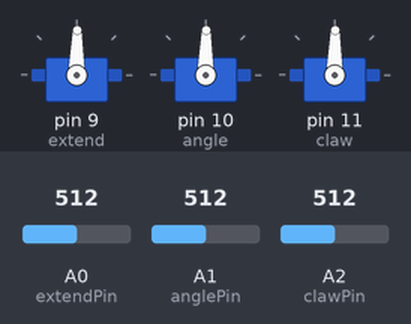
Bench run of a sketch on a simulated Arduino Uno, built with avr-gcc and run on an emulated ATmega328P. Parts: 3 × servo. The test bench sets the inputs (shaded band); at power-on: A0 (extendPin) = 512, A1 (anglePin) = 512, A2 (clawPin) = 512.

Above: at 1.2 s.
1.3 s: A0 (extendPin) set to 716
At 2.1 s:
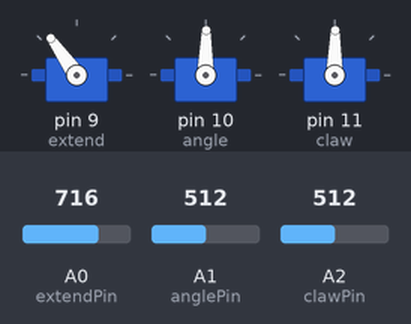
2.8 s: A1 (anglePin) set to 716
At 3.5 s:
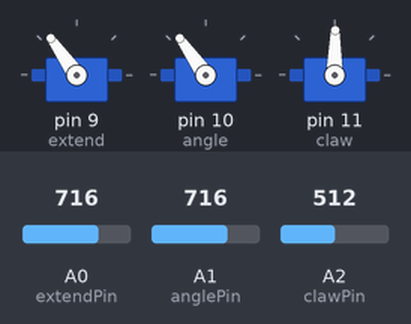
4.3 s: A2 (clawPin) set to 716
At 5.5 s:
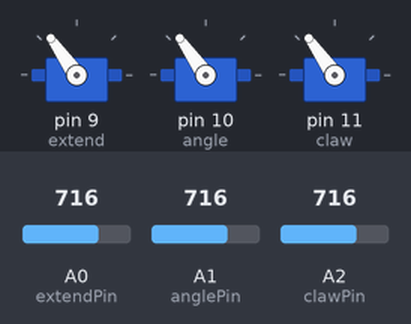
5.8 s: A0 (extendPin) set to 900
At 6.9 s:
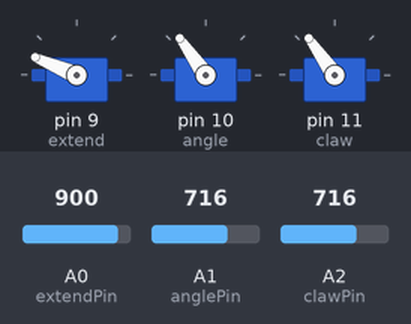
7.3 s: A1 (anglePin) set to 900
At 8.3 s:
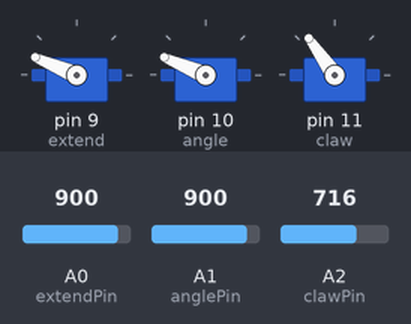
8.8 s: A2 (clawPin) set to 900
At 9.1 s:
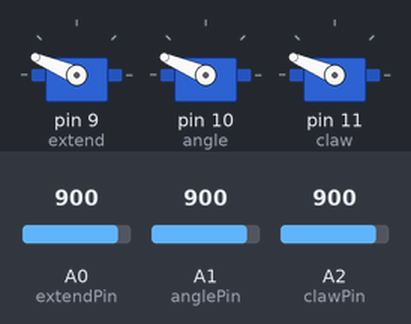
Timing chart, 0 to 11.3 s (numbered marks = the images above; inputs shaded):
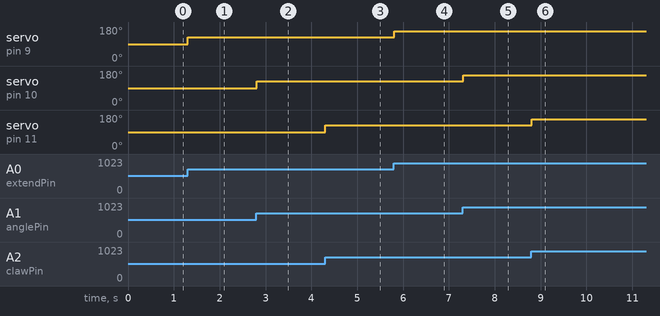

The sketch:

3servo.ino
```cpp
#include <Servo.h>

Servo extend;  //create servo objects
Servo angle;
Servo claw;

int const extendPin = A0; // potentiometer pins
int const anglePin = A1;
int const clawPin = A2;


int potVal;
int angledeg;

void setup() {
  extend.attach(9);
  angle.attach(10);
  claw.attach(11);
  Serial.begin(9600);
}

void loop() {
  potVal = analogRead(extendPin);
  angledeg = map(potVal, 0, 1023, 0, 179);
  extend.write(angledeg);

  potVal = analogRead(anglePin);
  angledeg = map(potVal, 0, 1023, 0, 179);
  angle.write(angledeg);

  potVal = analogRead(clawPin);
  angledeg = map(potVal, 0, 1023, 0, 179);
  claw.write(angledeg);

  delay(15);
}
```

Measured:
- after the input at 1.3 s, servo on pin 9 (extend): 89° → 125° at once
- after the input at 2.8 s, servo on pin 10 (angle): 89° → 125° at once
- after the input at 4.3 s, servo on pin 11 (claw): 89° → 125° at once
- after the input at 5.8 s, servo on pin 9 (extend): 125° → 157° at once
- after the input at 7.3 s, servo on pin 10 (angle): 125° → 157° at once
- after the input at 8.8 s, servo on pin 11 (claw): 125° → 157° at once
